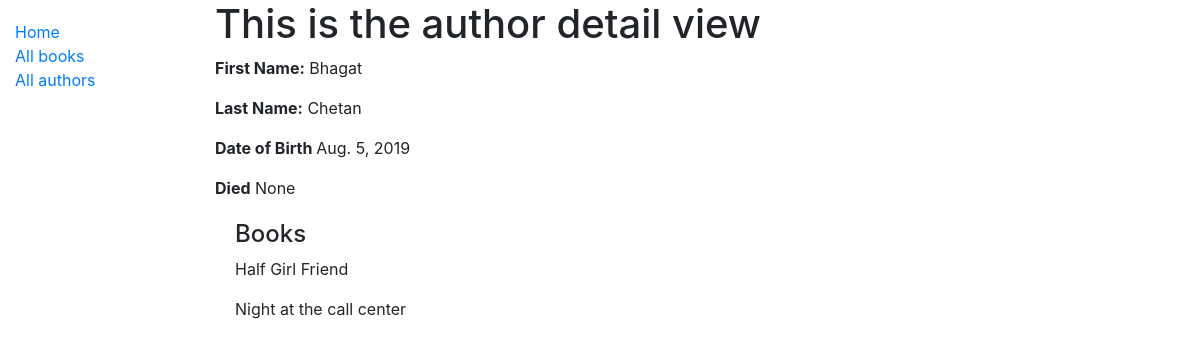
The page /catalog/authors/3 on the database its author committed.
### catalog/models.py (models this page shows, shortened)
class Author(models.Model):
    first_name = models.CharField(max_length=100)
    last_name = models.CharField(max_length=100)
    date_of_birth = models.DateField(null=True, blank=True)
    date_of_death = models.DateField('died', null=True, blank=True)
    class Meta:
        ordering = ['last_name', 'first_name']

class Book(models.Model):
    title = models.CharField(max_length=200)
    author = models.ForeignKey('Author', on_delete=models.SET_NULL, null=True)
    summary = models.TextField(max_length=1000, help_text="Enter a brief description of the book")
    isbn = models.CharField('ISBN', max_length=13,
                            help_text='13 Character <a href="https://www.isbn-international.org/content/what-isbn'
                                      '">ISBN number</a>')
    genre = models.ManyToManyField(Genre, help_text="Select a genre for this book")
    language = models.ForeignKey('Language', on_delete=models.SET_NULL, null=True)
    def display_genre(self):
        """Creates a string for the Genre. This is required to display genre in Admin."""
        return ', '.join([genre.name for genre in self.genre.all()[:3]])
    display_genre.short_description = 'Genre'

### catalog/views.py (the view)
# urls.py: path('authors/<int:pk>', views.AuthorDetailview.as_view(),name='author-detail'),
class AuthorDetailview(generic.DetailView):
    model = Author
    template_name = 'author_detail.html'

### catalog/templates/author_detail.html (shortened to what this page needs)
{% extends "base_generic.html" %}
{% block content %}
    <h1>This is the author detail view</h1>
  <p><strong>First Name:</strong> <a>{{ author.first_name }}</a></p>
  <p><strong>Last Name:</strong> {{ author.last_name }}</p>
  <p><strong>Date of Birth </strong> {{ author.date_of_birth }}</p>
  <p><strong>Died</strong> {{ author.date_of_death }}</p>
  <div style="margin-left:20px;margin-top:20px">
    <h4>Books</h4>
    {% for book in author.book_set.all %}
        <p>
            {{book.title}}
        </p>
    {% endfor %}
{%  endblock %}

### rows shown on the page
Author: first_name "Bhagat", last_name "Chetan", date_of_birth "Aug. 5, 2019", date_of_death "None"
Book: title "Half Girl Friend"
Book: title "Night at the call center"
